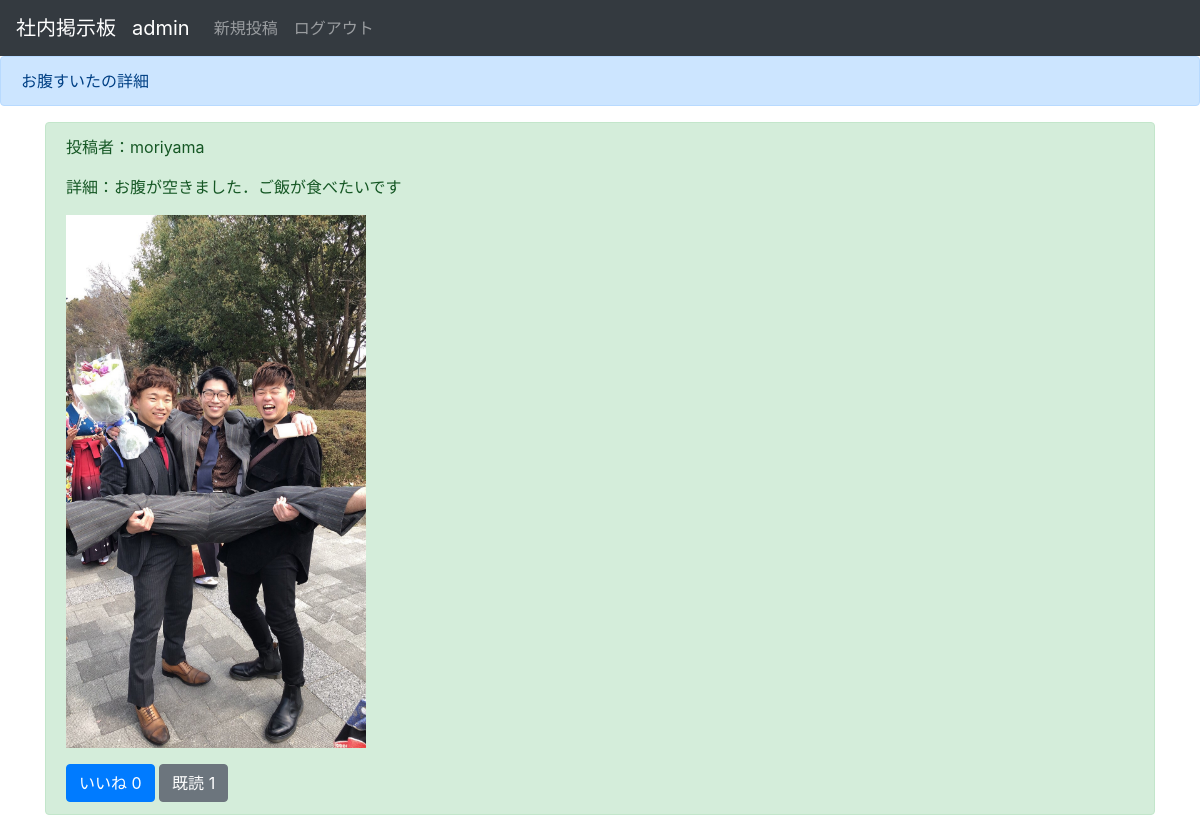
Page /detail/3 (signed in) on the committed database.
### boardapp/models.py (models this page shows, shortened)
class BoardModel(models.Model):
    title = models.CharField(max_length=100)
    content = models.TextField()
    author = models.CharField(max_length=20)
    images = models.ImageField(blank=True, null=True, upload_to='')
    good = models.IntegerField(null=True, blank=True, default=0)
    read = models.IntegerField(null=True, blank=True, default=0)
    readtext = models.CharField(max_length=200, null=True, blank=True, default=',')

### boardapp/views.py (the view)
# urls.py: path('detail/<int:pk>', views.detailfunc, name='detail'),
@login_required
def detailfunc(request, pk):
    object = BoardModel.objects.get(pk=pk)
    context = {
        'object': object,
    }
    return render(request, 'boardapp/detail.html', context)

### templates/boardapp/detail.html (shortened to what this page needs)
{% extends 'base.html' %}
{% block navbar %}
<nav class="navbar navbar-expand-lg navbar-dark bg-dark">
    <a class="navbar-brand" href="{%url 'list'%}">社内掲示板</a>
    <div class="collapse navbar-collapse" id="navbarSupportedContent">
        <ul class="navbar-nav mr-auto">
            <li class="nav-item active">
                <a class="navbar-brand">{{user.username}}</a>
            </li>
            <li>
                <a class="nav-link" href="{% url 'create' %}">新規投稿<span class="sr-only">(current)</span></a>
            </li>
            <li>
                <a class="nav-link" href="{% url 'logout' %}">ログアウト<span class="sr-only">(current)</span></a>
            </li>
        </ul>
    </div>
</nav>
{% endblock navbar %}
{% block header %}
<div class="alert alert-primary" role="alert">
    {{object.title}}の詳細
</div>
{% endblock header %}
{% block content %}
<div class="container">
    <div class="alert alert-success" role="alert">
        <p>投稿者：{{object.author}}</p>
        <p>詳細：{{object.content}}</p>
        <p><img src="{{object.images.url}}" width=300></p>
        <a href="{% url 'good' object.pk %}" class="btn btn-primary btn" role="button" aria-pressed="true">いいね
            {{object.good}}</a>
        <a href="{% url 'read' object.pk %}" class="btn btn-secondary btn" role="button" aria-pressed="true">既読
            {{object.read}}</a>
    </div>
</div>
{% endblock content %}

### rows in the picture
BoardModel: title "お腹すいた", author "moriyama", content "お腹が空きました．ご飯が食べたいです", images (picture), good "0", read "1"

### other values in the picture
{{ user.username }} "admin"
